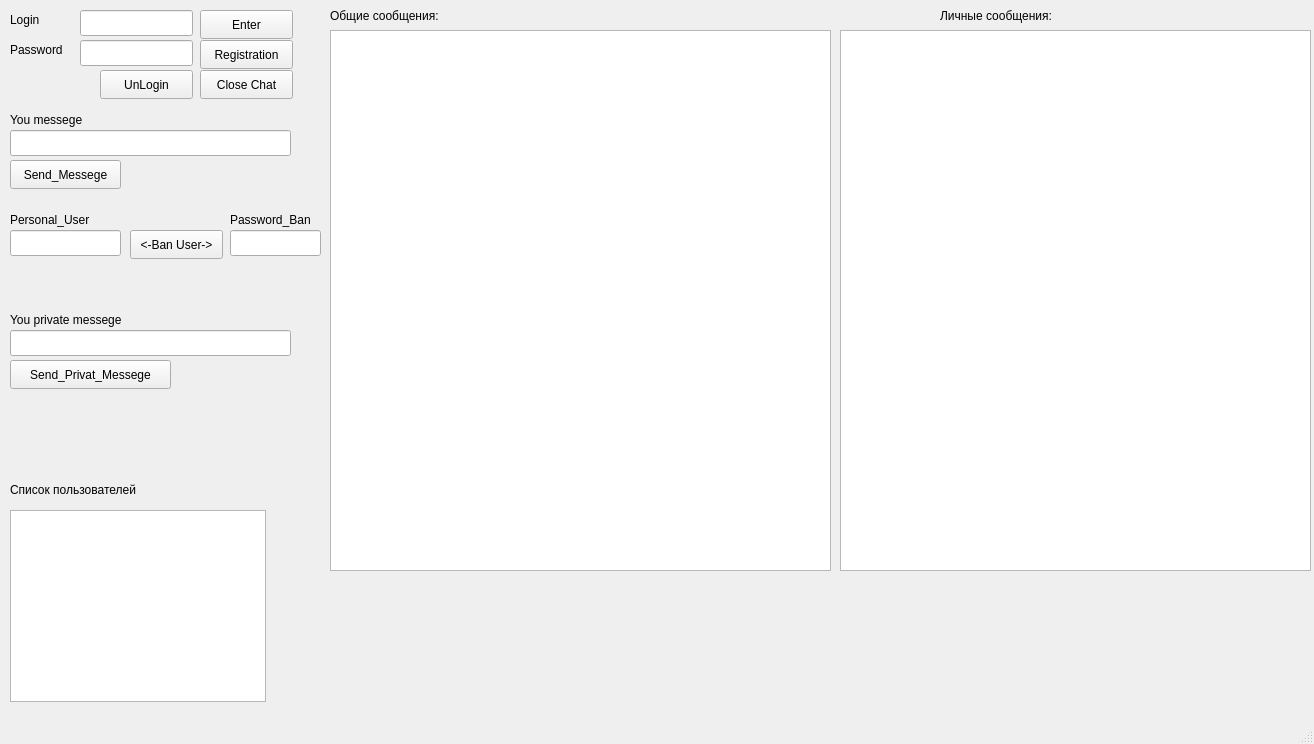
<?xml version="1.0" encoding="UTF-8"?>
<ui version="4.0">
 <class>MainWindow</class>
 <widget class="QMainWindow" name="MainWindow">
  <property name="geometry">
   <rect>
    <x>0</x>
    <y>0</y>
    <width>1314</width>
    <height>744</height>
   </rect>
  </property>
  <property name="windowTitle">
   <string>MainWindow</string>
  </property>
  <widget class="QWidget" name="centralwidget">
   <widget class="QLabel" name="label_2">
    <property name="geometry">
     <rect>
      <x>330</x>
      <y>0</y>
      <width>151</width>
      <height>31</height>
     </rect>
    </property>
    <property name="text">
     <string>Общие сообщения:</string>
    </property>
   </widget>
   <widget class="QTextBrowser" name="Public_Display">
    <property name="geometry">
     <rect>
      <x>330</x>
      <y>30</y>
      <width>501</width>
      <height>541</height>
     </rect>
    </property>
   </widget>
   <widget class="QLineEdit" name="Login_R">
    <property name="geometry">
     <rect>
      <x>80</x>
      <y>10</y>
      <width>113</width>
      <height>26</height>
     </rect>
    </property>
   </widget>
   <widget class="QLineEdit" name="Password">
    <property name="geometry">
     <rect>
      <x>80</x>
      <y>40</y>
      <width>113</width>
      <height>26</height>
     </rect>
    </property>
   </widget>
   <widget class="QLabel" name="Login">
    <property name="geometry">
     <rect>
      <x>10</x>
      <y>10</y>
      <width>63</width>
      <height>20</height>
     </rect>
    </property>
    <property name="text">
     <string>Login</string>
    </property>
   </widget>
   <widget class="QLabel" name="Login_2">
    <property name="geometry">
     <rect>
      <x>10</x>
      <y>40</y>
      <width>63</width>
      <height>20</height>
     </rect>
    </property>
    <property name="text">
     <string>Password</string>
    </property>
   </widget>
   <widget class="QPushButton" name="pushButton_Registration">
    <property name="geometry">
     <rect>
      <x>200</x>
      <y>40</y>
      <width>93</width>
      <height>29</height>
     </rect>
    </property>
    <property name="text">
     <string>Registration</string>
    </property>
   </widget>
   <widget class="QPushButton" name="pushButton_Enter">
    <property name="geometry">
     <rect>
      <x>200</x>
      <y>10</y>
      <width>93</width>
      <height>29</height>
     </rect>
    </property>
    <property name="text">
     <string>Enter</string>
    </property>
   </widget>
   <widget class="QPushButton" name="pushButton_Close">
    <property name="geometry">
     <rect>
      <x>200</x>
      <y>70</y>
      <width>93</width>
      <height>29</height>
     </rect>
    </property>
    <property name="text">
     <string>Close Chat</string>
    </property>
   </widget>
   <widget class="QTextBrowser" name="List_Users">
    <property name="geometry">
     <rect>
      <x>10</x>
      <y>510</y>
      <width>256</width>
      <height>192</height>
     </rect>
    </property>
   </widget>
   <widget class="QLabel" name="label_4">
    <property name="geometry">
     <rect>
      <x>10</x>
      <y>480</y>
      <width>171</width>
      <height>20</height>
     </rect>
    </property>
    <property name="text">
     <string>Список пользователей</string>
    </property>
   </widget>
   <widget class="QPushButton" name="pushButton_Away">
    <property name="geometry">
     <rect>
      <x>100</x>
      <y>70</y>
      <width>93</width>
      <height>29</height>
     </rect>
    </property>
    <property name="text">
     <string>UnLogin</string>
    </property>
   </widget>
   <widget class="QPushButton" name="pushButton_SendMessege">
    <property name="geometry">
     <rect>
      <x>10</x>
      <y>160</y>
      <width>111</width>
      <height>29</height>
     </rect>
    </property>
    <property name="text">
     <string>Send_Messege</string>
    </property>
   </widget>
   <widget class="QLabel" name="label">
    <property name="geometry">
     <rect>
      <x>10</x>
      <y>110</y>
      <width>101</width>
      <height>20</height>
     </rect>
    </property>
    <property name="text">
     <string>You messege</string>
    </property>
   </widget>
   <widget class="QLineEdit" name="Messedge_Edit">
    <property name="geometry">
     <rect>
      <x>10</x>
      <y>130</y>
      <width>281</width>
      <height>26</height>
     </rect>
    </property>
   </widget>
   <widget class="QTextBrowser" name="Private_Display">
    <property name="geometry">
     <rect>
      <x>840</x>
      <y>30</y>
      <width>471</width>
      <height>541</height>
     </rect>
    </property>
   </widget>
   <widget class="QLabel" name="label_3">
    <property name="geometry">
     <rect>
      <x>940</x>
      <y>0</y>
      <width>151</width>
      <height>31</height>
     </rect>
    </property>
    <property name="text">
     <string>Личные сообщения:</string>
    </property>
   </widget>
   <widget class="QLabel" name="label_5">
    <property name="geometry">
     <rect>
      <x>10</x>
      <y>210</y>
      <width>101</width>
      <height>20</height>
     </rect>
    </property>
    <property name="text">
     <string>Personal_User</string>
    </property>
   </widget>
   <widget class="QLineEdit" name="Personal_User">
    <property name="geometry">
     <rect>
      <x>10</x>
      <y>230</y>
      <width>111</width>
      <height>26</height>
     </rect>
    </property>
   </widget>
   <widget class="QPushButton" name="pushButton_Send_Private_Messege">
    <property name="geometry">
     <rect>
      <x>10</x>
      <y>360</y>
      <width>161</width>
      <height>29</height>
     </rect>
    </property>
    <property name="text">
     <string>Send_Privat_Messege</string>
    </property>
   </widget>
   <widget class="QLineEdit" name="privateMessedge_Edit_2">
    <property name="geometry">
     <rect>
      <x>10</x>
      <y>330</y>
      <width>281</width>
      <height>26</height>
     </rect>
    </property>
   </widget>
   <widget class="QPushButton" name="pushButton_Ban_User">
    <property name="geometry">
     <rect>
      <x>130</x>
      <y>230</y>
      <width>93</width>
      <height>29</height>
     </rect>
    </property>
    <property name="text">
     <string>&lt;-Ban User-&gt;</string>
    </property>
   </widget>
   <widget class="QLabel" name="label_6">
    <property name="geometry">
     <rect>
      <x>10</x>
      <y>310</y>
      <width>141</width>
      <height>20</height>
     </rect>
    </property>
    <property name="text">
     <string>You private messege</string>
    </property>
   </widget>
   <widget class="QLineEdit" name="ban_Password">
    <property name="geometry">
     <rect>
      <x>230</x>
      <y>230</y>
      <width>91</width>
      <height>26</height>
     </rect>
    </property>
   </widget>
   <widget class="QLabel" name="label_7">
    <property name="geometry">
     <rect>
      <x>230</x>
      <y>210</y>
      <width>101</width>
      <height>20</height>
     </rect>
    </property>
    <property name="text">
     <string>Password_Ban</string>
    </property>
   </widget>
  </widget>
  <widget class="QMenuBar" name="menubar">
   <property name="geometry">
    <rect>
     <x>0</x>
     <y>0</y>
     <width>1314</width>
     <height>26</height>
    </rect>
   </property>
  </widget>
  <widget class="QStatusBar" name="statusbar"/>
 </widget>
 <resources/>
 <connections/>
</ui>
